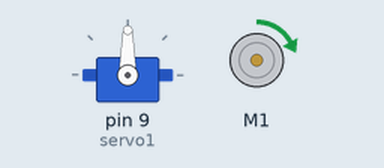
Recording of a sketch running on a simulated Arduino Uno, built with avr-gcc and run on an emulated ATmega328P. On the bench: servo, DC motor (green arrow = forward, orange = backward, longer = faster). What the sketch prints to the serial monitor is not drawn.

Above: at 0.05 s.
At 0.7 s:
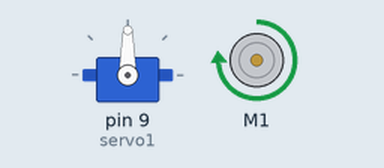
At 1.35 s:
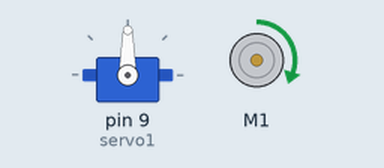
At 3.0 s:
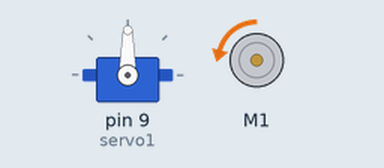
Timing chart, 0 to 7.1 s (numbered marks = the images above):
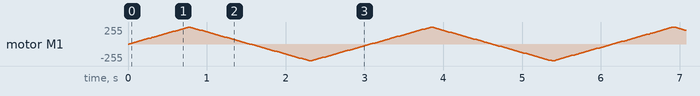

The sketch:

MotorPartytry.ino
```cpp
// (licence header left out)
#include <AFMotor.h>
#include <Servo.h>

// DC motor on M1
AF_DCMotor motor(1);
// DC hobby servo
Servo servo1;
// Stepper motor on M3+M4 48 steps per revolution
AF_Stepper stepper(48, 2);

void setup() {
  Serial.begin(9600);           // set up Serial library at 9600 bps
  Serial.println("Motor party!");

  // turn on servo
  servo1.attach(9);

  // turn on motor #2
  motor.setSpeed(200);
  motor.run(RELEASE);
}

int i;

// Test the DC motor, stepper and servo ALL AT ONCE!
void loop() {
  motor.run(FORWARD);
  for (i=0; i<255; i++) {

    motor.setSpeed(i);

    delay(3);
 }

  for (i=255; i!=0; i--) {

    motor.setSpeed(i);

    delay(3);
 }

  motor.run(BACKWARD);
  for (i=0; i<255; i++) {

    motor.setSpeed(i);
    delay(3);

 }

  for (i=255; i!=0; i--) {
    motor.setSpeed(i);

    delay(3);
 }
}
```
